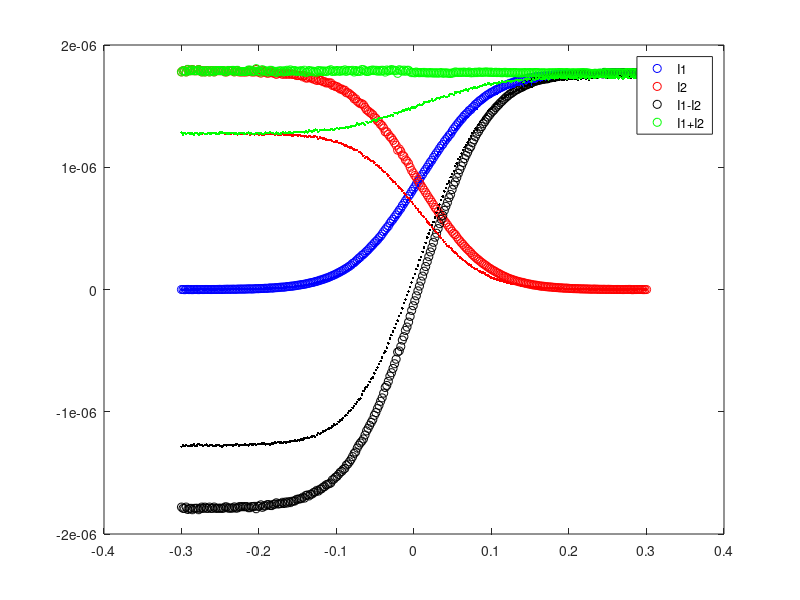

MATLAB code to generate this figure:
clear all
load('V=2V_I1_meas_weak.mat');
load('V=2V_I2_meas_weak.mat');
figure(1);
plot(V_diff,I1,'ob'); hold on;
plot(V_diff,I2,'or'); 
plot(V_diff,I1-I2,'ok');
plot(V_diff,I1+I2,'og'); 
legend('I1','I2','I1-I2','I1+I2','location','best')

clear all
load('V=3V_I1_meas_weak.mat');
load('V=3V_I2_meas_weak.mat');
figure(1);
plot(V_diff,I1,'.b'); hold on;
plot(V_diff,I2,'.r'); 
plot(V_diff,I1-I2,'.k');
plot(V_diff,I1+I2,'.g'); 
legend('I1','I2','I1-I2','I1+I2','location','best')

% clear all
% load('V=4V_I1_meas_weak.mat');
% I1=I2;
% load('V=4V_I2_meas_weak.mat');
% figure(1);
% plot(V_src,I1,'*b'); hold on;
% plot(V_src,I2,'*r'); 
% plot(V_src,I1-I2,'*k');
% plot(V_src,I1+I2,'*g'); 
% legend('I1','I2','I1-I2','I1+I2','location','best')
